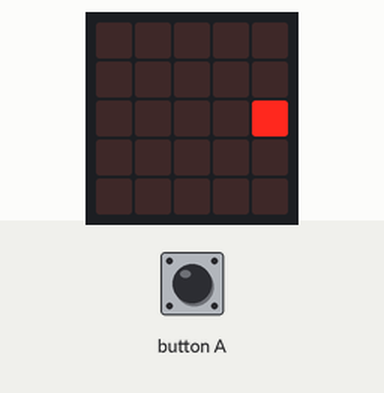
Bench run of a program on a simulated BBC micro:bit (MakeCode). Parts: the board's 5×5 LED display. Inputs (shaded band) come from the test bench. The short countdown, score and lost-life animations are approximate.

Above: at 1.26 s.
1.3 s: button A pressed for 0.15 s
At 1.4 s:
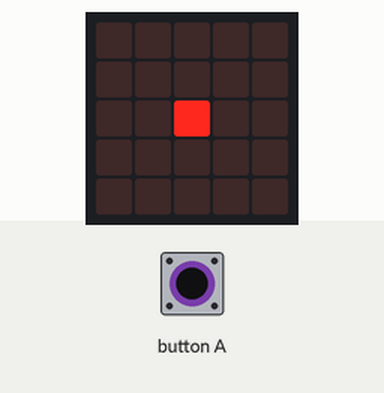
At 1.81 s:
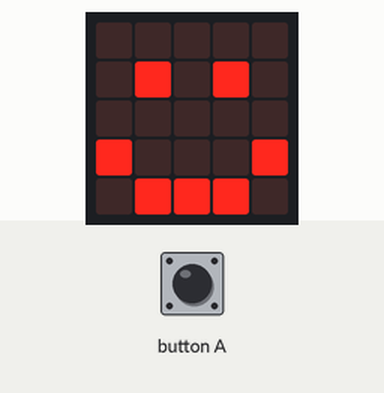
2.0 s: button A pressed for 0.15 s
At 2.35 s:
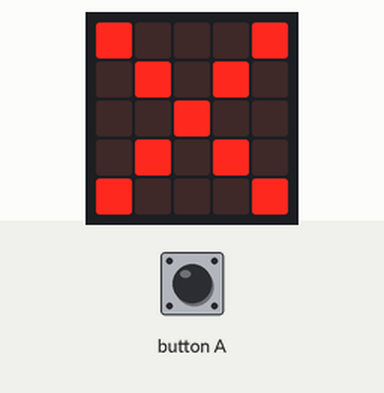

The program:

main.ts
```typescript
input.onButtonPressed(Button.A, function () {
    if (sprite.get(LedSpriteProperty.X) == 2) {
        game.addScore(1)
        basic.pause(100)
        basic.showLeds(`
            . . . . .
            . # . # .
            . . . . .
            # . . . #
            . # # # .
            `)
    } else {
        basic.showLeds(`
            # . . . #
            . # . # .
            . . # . .
            . # . # .
            # . . . #
            `)
        basic.pause(200)
    }
})
let sprite: game.LedSprite = null
sprite = game.createSprite(2, 2)
game.setScore(0)
basic.forever(function () {
    basic.pause(50)
    sprite.move(1)
    sprite.ifOnEdgeBounce()
})
```

test.ts
```typescript
// aquí va el archivo "tests"; esto no se compilará cuando este paquete se utilice como una extensión.
```

Measured:
- after the input at 1.3 s, the display: first differs from a run without the input after 0.15 s (image 2 shows a later state)
- after the input at 2.0 s, the display: first differs from a run without the input after 0.16 s (image 3)
